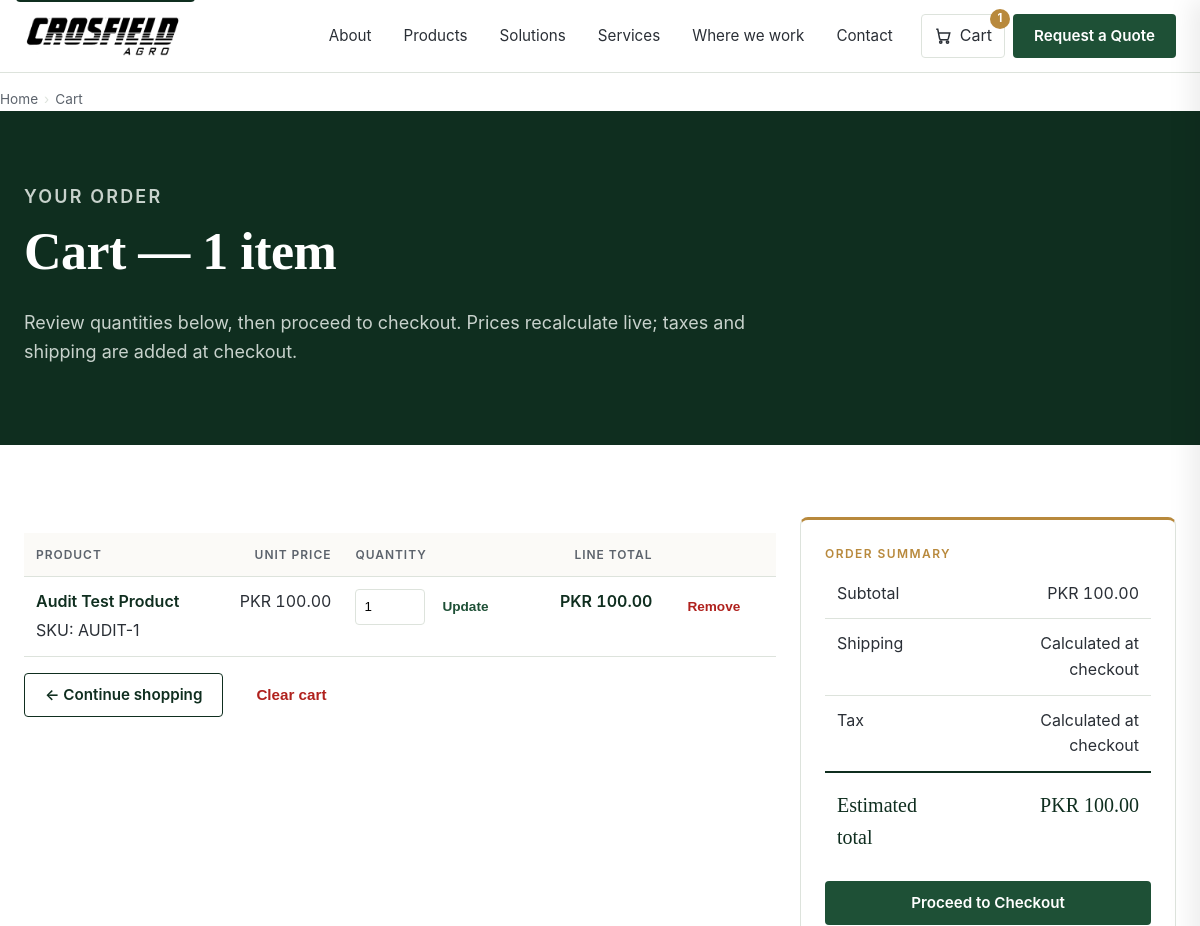
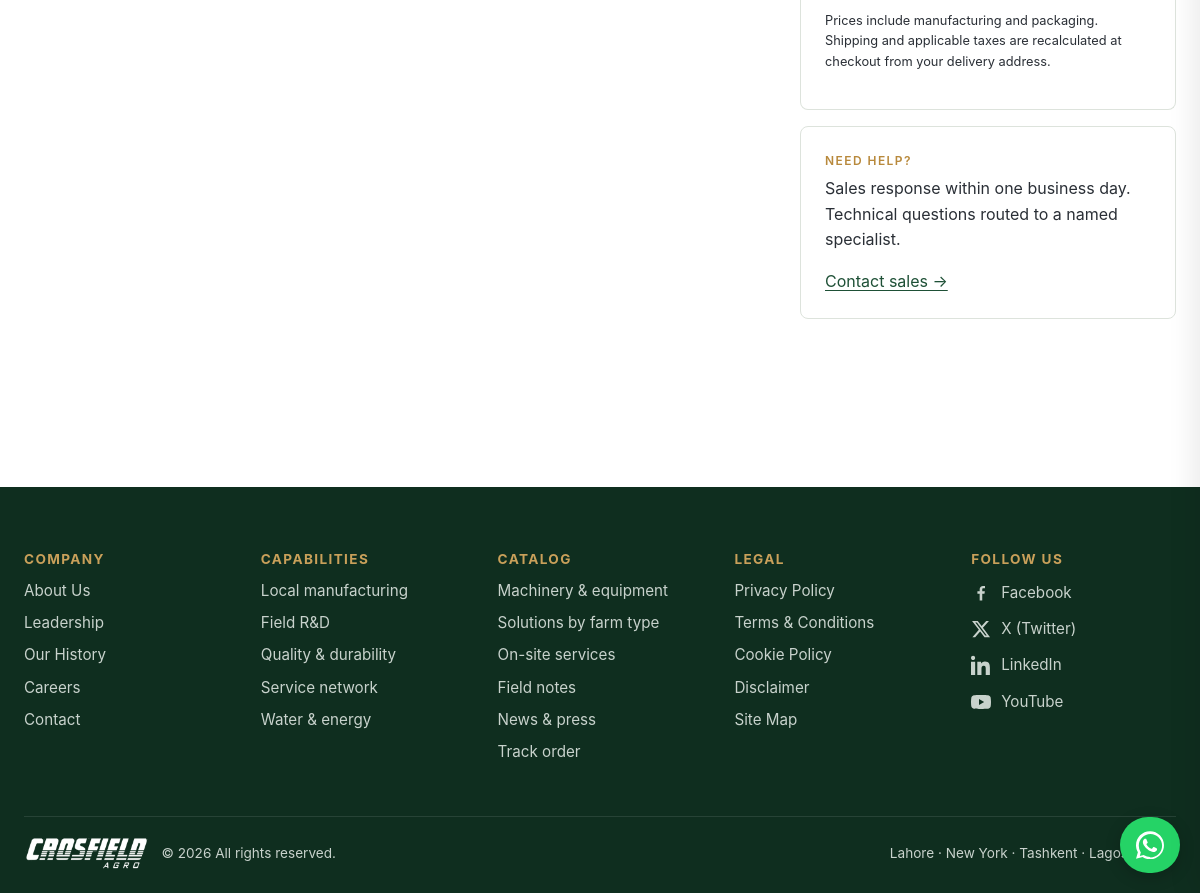
The app's page /cart/ (signed in) with its own data (2 pictures, top to bottom).
### apps/cart/models.py (models this page shows)
class CartItem(models.Model):
    cart = models.ForeignKey(Cart, related_name="items", on_delete=models.CASCADE)
    product = models.ForeignKey(
        "products.Product",
        related_name="+",
        on_delete=models.PROTECT,
    )
    variant = models.ForeignKey(
        "products.ProductVariant",
        related_name="+",
        null=True,
        blank=True,
        on_delete=models.PROTECT,
    )
    quantity = models.PositiveIntegerField()
    created_at = models.DateTimeField(auto_now_add=True)
    updated_at = models.DateTimeField(auto_now=True)
    class Meta:
        constraints = [
            models.UniqueConstraint(
                fields=["cart", "product", "variant"],
                name="cart_unique_product_variant",
            ),
            models.CheckConstraint(
                check=models.Q(quantity__gte=1),
                name="cart_item_quantity_at_least_one",
            ),
        ]
        indexes = [models.Index(fields=["cart", "product"])]

### apps/products/models.py (models this page shows, shortened)
class Product(models.Model):
    name = models.CharField(max_length=200)
    slug = models.SlugField(max_length=220, unique=True, db_index=True)
    sku = models.CharField(max_length=64, unique=True, db_index=True)
    category = models.ForeignKey(
        Category,
        related_name="products",
        on_delete=models.PROTECT,
    )
    industries = models.ManyToManyField(
        "industries.Industry",
        related_name="products",
        blank=True,
        help_text=_("Market segments this product serves; powers industry landing pages."),
    )
    short_description = models.CharField(max_length=300, blank=True)
    description = models.TextField(blank=True)
    specifications = models.JSONField(default=dict, blank=True)
    unit_price = models.DecimalField(
        max_digits=12,
        decimal_places=2,
        validators=[MinValueValidator(Decimal("0.00"))],
        help_text=_("Current price. Snapshotted onto OrderItem at order creation."),
    )
    currency = models.CharField(max_length=3, default="PKR")
    track_inventory = models.BooleanField(default=True)
    stock_quantity = models.PositiveIntegerField(default=0)
    allow_backorder = models.BooleanField(default=False)
    low_stock_threshold = models.PositiveIntegerField(default=5)
    min_order_quantity = models.PositiveIntegerField(default=1)
    max_order_quantity = models.PositiveIntegerField(null=True, blank=True)
    weight_kg = models.DecimalField(max_digits=8, decimal_places=3, null=True, blank=True)
    status = models.CharField(
        max_length=16,
        choices=ProductStatus.choices,
        default=ProductStatus.DRAFT,
        db_index=True,
    )
    published_at = models.DateTimeField(null=True, blank=True, db_index=True)
    seo_title = models.CharField(max_length=70, blank=True)
    seo_description = models.CharField(max_length=170, blank=True)
    created_by = models.ForeignKey(
        settings.AUTH_USER_MODEL,
        null=True,
        blank=True,
        related_name="products_created",
        on_delete=models.SET_NULL,
    )
    created_at = models.DateTimeField(auto_now_add=True, db_index=True)
    updated_at = models.DateTimeField(auto_now=True)
    class Meta:
        ordering = ["-published_at", "-created_at"]
        indexes = [
            models.Index(fields=["status", "-published_at"]),
            models.Index(fields=["category", "status"]),
        ]
        constraints = [
            models.CheckConstraint(
                check=models.Q(unit_price__gte=0),
                name="product_unit_price_non_negative",
            ),
            models.CheckConstraint(
                check=models.Q(min_order_quantity__gte=1),
                name="product_min_order_quantity_at_least_one",
            ),
        ]
    def get_absolute_url(self) -> str:
        return reverse("products:product-detail", kwargs={"slug": self.slug})

### apps/cart/views.py (the view)
# urls.py: path("", views.CartDetailView.as_view(), name="detail"),
class CartDetailView(View):
    template_name = "cart/cart_detail.html"
    def get(self, request: HttpRequest) -> HttpResponse:
        cart = get_cart_for_request(request)
        summary = get_cart_summary(cart)
        return render(request, self.template_name, {"summary": summary})

### apps/cart/templates/cart/cart_detail.html (shortened to what this page needs)
{% extends "base.html" %}
{% block content %}
<nav class="breadcrumb container" aria-label="Breadcrumb">
  <ol>
    <li><a href="{% url 'core:home' %}">Home</a></li>
    <li aria-current="page">Cart</li>
  </ol>
</nav>
<section class="hero hero--compact">
  <div class="container">
    <p class="eyebrow">Your order</p>
    <h1>
      {% if summary and summary.lines %}
        Cart — {{ summary.item_count }} item{{ summary.item_count|pluralize }}
      {% else %}
        Your cart is empty.
      {% endif %}
    </h1>
    <p>
      {% if summary and summary.lines %}
        Review quantities below, then proceed to checkout. Prices recalculate live; taxes and shipping are added at checkout.
      {% else %}
        Browse our catalogue to add fertilizers, agrochemicals, or specialty inputs.
      {% endif %}
    </p>
  </div>
</section>
<section class="section">
  <div class="container">
    {% if summary and summary.lines %}
      <div class="grid grid--3" style="grid-template-columns: 2fr 1fr; align-items: start;">
        <div>
          <table class="commerce-table" aria-label="Cart line items">
            <thead>
              <tr>
                <th>Product</th>
                <th class="numeric">Unit price</th>
                <th>Quantity</th>
                <th class="numeric">Line total</th>
                <th><span class="visually-hidden">Actions</span></th>
              </tr>
            </thead>
            <tbody>
              {% for line in summary.lines %}
                <tr>
                  <td data-label="Product">
                    <a href="{{ line.item.product.get_absolute_url }}"
                       style="font-weight: 600; color: var(--color-green-900); text-decoration: none;">
                      {{ line.item.product.name }}
                    </a>
                    <p class="help" style="margin: 4px 0 0;">SKU: {{ line.item.variant.sku|default:line.item.product.sku }}</p>
                  </td>
                  <td class="numeric" data-label="Unit price">{{ summary.currency }} {{ line.unit_price }}</td>
                  <td data-label="Quantity">
                    <form method="post" action="{% url 'cart:update' line.item.id %}"
                          style="display: flex; gap: 6px; align-items: center;">
                      <input id="qty-{{ line.item.id }}" type="number" name="quantity"
                             value="{{ line.item.quantity }}" min="1"
                             style="width: 70px; min-height: 36px; padding: 6px 8px;
                                    border: 1px solid var(--color-rule); border-radius: 4px;">
                      <button class="button button-ghost" type="submit"
                              style="padding: 6px 10px; min-height: 36px; font-size: 0.85rem;">
                        Update
                      </button>
                    </form>
                  </td>
                  <td class="numeric" data-label="Line total"
                      style="font-weight: 600; color: var(--color-green-900);">
                    {{ summary.currency }} {{ line.line_total }}
                  </td>
                  <td data-label="Remove">
                    <form method="post" action="{% url 'cart:remove' line.item.id %}">
                      <button class="button button-ghost" type="submit"
                              style="padding: 6px 10px; min-height: 36px; font-size: 0.85rem; color: #B0211D;"
                              aria-label="Remove {{ line.item.product.name }}">
                        Remove
                      </button>
                    </form>
                  </td>
                </tr>
              {% endfor %}
            </tbody>
          </table>
          <div style="margin-top: 16px; display: flex; gap: 12px; flex-wrap: wrap;">
            <a class="button button-secondary" href="{% url 'products:product-list' %}">← Continue shopping</a>
            <form method="post" action="{% url 'cart:clear' %}" style="display: inline;">
              <button type="submit" class="button button-ghost" style="color: #B0211D;">Clear cart</button>
            </form>
          </div>
        </div>
        <aside>
          <div class="card card--accent">
            <p class="eyebrow">Order summary</p>
            <table class="commerce-table" style="margin: 0;">
              <tbody>
                <tr>
                  <td>Subtotal</td>
                  <td class="numeric">{{ summary.currency }} {{ summary.subtotal }}</td>
                </tr>
                <tr>
                  <td>Shipping</td>
                  <td class="numeric help">Calculated at checkout</td>
                </tr>
                <tr>
                  <td>Tax</td>
                  <td class="numeric help">Calculated at checkout</td>
                </tr>
              </tbody>
              <tfoot>
                <tr>
                  <td class="grand-total">Estimated total</td>
                  <td class="numeric grand-total">{{ summary.currency }} {{ summary.subtotal }}</td>
                </tr>
              </tfoot>
            </table>
            <a href="{% url 'checkout:start' %}" class="button button-primary"
               style="width: 100%; margin-top: 16px;">
              Proceed to Checkout
            </a>
            <p class="help" style="margin-top: 12px; font-size: 0.8rem;">
              Prices include manufacturing and packaging. Shipping and applicable
              taxes are recalculated at checkout from your delivery address.
            </p>
          </div>
          <div class="card" style="margin-top: 16px;">
            <p class="eyebrow">Need help?</p>
            <p>Sales response within one business day. Technical questions routed to a named specialist.</p>
            <a href="{% url 'contact:form' %}">Contact sales →</a>
          </div>
        </aside>
      </div>
    {% endif %}
  </div>
</section>
{% endblock %}

### records on screen
CartItem: item.product.name "Audit Test Product", item.variant.sku "AUDIT-1", quantity "1"
Product: currency "PKR", unit_price "100.00", currency "PKR", currency "PKR"

### other values on screen
{{ cart_summary.item_count }} "1"
{{ summary.item_count }} "1"
{{ line.line_total }} "100.00"
{{ summary.subtotal }} "100.00"
